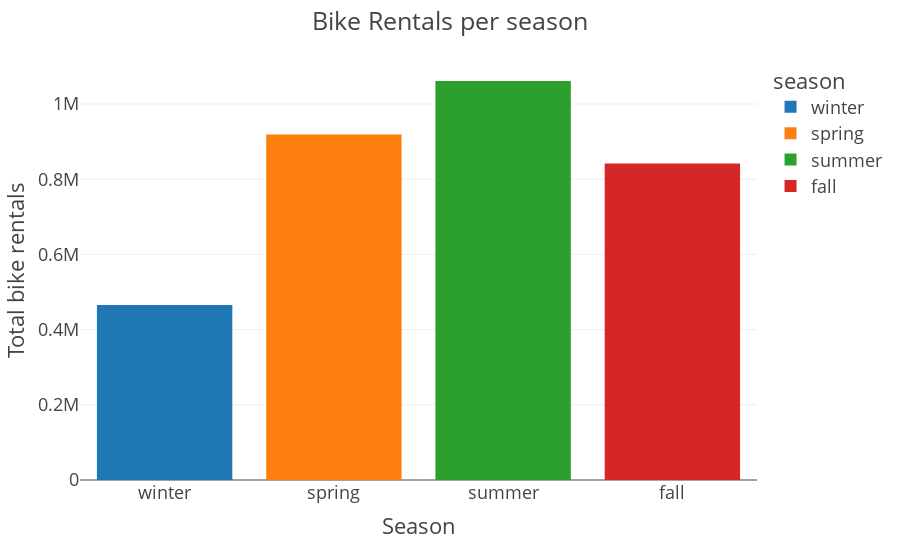

Here is the notebook cell this chart was saved with:
### Markdown cell above
The similarity is not hard to find. Also, it can be that people are more interested in bike rental services when it is warmer outside. This information can be useful when deciding what variables are used in the models. <br>
Next, some relations between different variables can be checked. First, the total bikes per season are checked.

### Code cell
# plot histogram
fig = px.histogram(df,x='season',y='cnt',template='presentation',color='season')
fig.update_layout(bargap=0.2,
                 title="Bike Rentals per season",
                 yaxis_title="Total bike rentals",
                 xaxis_title="Season")
#pio.write_image(fig, 'hist_season.png', format='png', width=800, height=400)
fig.show()

### Figure 1 — Plotly figure (JSON) as saved in the notebook; plotly's stock layout.template omitted (floating-point values rounded to 4 significant figures; data arrays with more than 128 entries replaced by an {"elided": "..."} marker saying what was removed)
{"data": [{"alignmentgroup": "True", "bingroup": "x", "histfunc": "sum", "hovertemplate": "season=%{x}<br>sum of cnt=%{y}<extra></extra>", "legendgroup": "winter", "marker": {"color": "#1F77B4", "pattern": {"shape": ""}}, "name": "winter", "offsetgroup": "winter", "orientation": "v", "showlegend": true, "type": "histogram", "x": {"elided": "178 str values"}, "xaxis": "x", "y": {"elided": "178 int values"}, "yaxis": "y"}, {"alignmentgroup": "True", "bingroup": "x", "histfunc": "sum", "hovertemplate": "season=%{x}<br>sum of cnt=%{y}<extra></extra>", "legendgroup": "spring", "marker": {"color": "#FF7F0E", "pattern": {"shape": ""}}, "name": "spring", "offsetgroup": "spring", "orientation": "v", "showlegend": true, "type": "histogram", "x": {"elided": "184 str values"}, "xaxis": "x", "y": {"elided": "184 int values"}, "yaxis": "y"}, {"alignmentgroup": "True", "bingroup": "x", "histfunc": "sum", "hovertemplate": "season=%{x}<br>sum of cnt=%{y}<extra></extra>", "legendgroup": "summer", "marker": {"color": "#2CA02C", "pattern": {"shape": ""}}, "name": "summer", "offsetgroup": "summer", "orientation": "v", "showlegend": true, "type": "histogram", "x": {"elided": "188 str values"}, "xaxis": "x", "y": {"elided": "188 int values"}, "yaxis": "y"}, {"alignmentgroup": "True", "bingroup": "x", "histfunc": "sum", "hovertemplate": "season=%{x}<br>sum of cnt=%{y}<extra></extra>", "legendgroup": "fall", "marker": {"color": "#D62728", "pattern": {"shape": ""}}, "name": "fall", "offsetgroup": "fall", "orientation": "v", "showlegend": true, "type": "histogram", "x": {"elided": "178 str values"}, "xaxis": "x", "y": {"elided": "178 int values"}, "yaxis": "y"}], "layout": {"bargap": 0.2, "barmode": "relative", "legend": {"title": {"text": "season"}, "tracegroupgap": 0}, "margin": {"t": 60}, "title": {"text": "Bike Rentals per season"}, "xaxis": {"anchor": "y", "categoryarray": ["winter", "spring", "summer", "fall"], "categoryorder": "array", "domain": [0, 1], "title": {"text": "Season"}}, "yaxis": {"anchor": "x", "domain": [0, 1], "title": {"text": "Total bike rentals"}}}}
